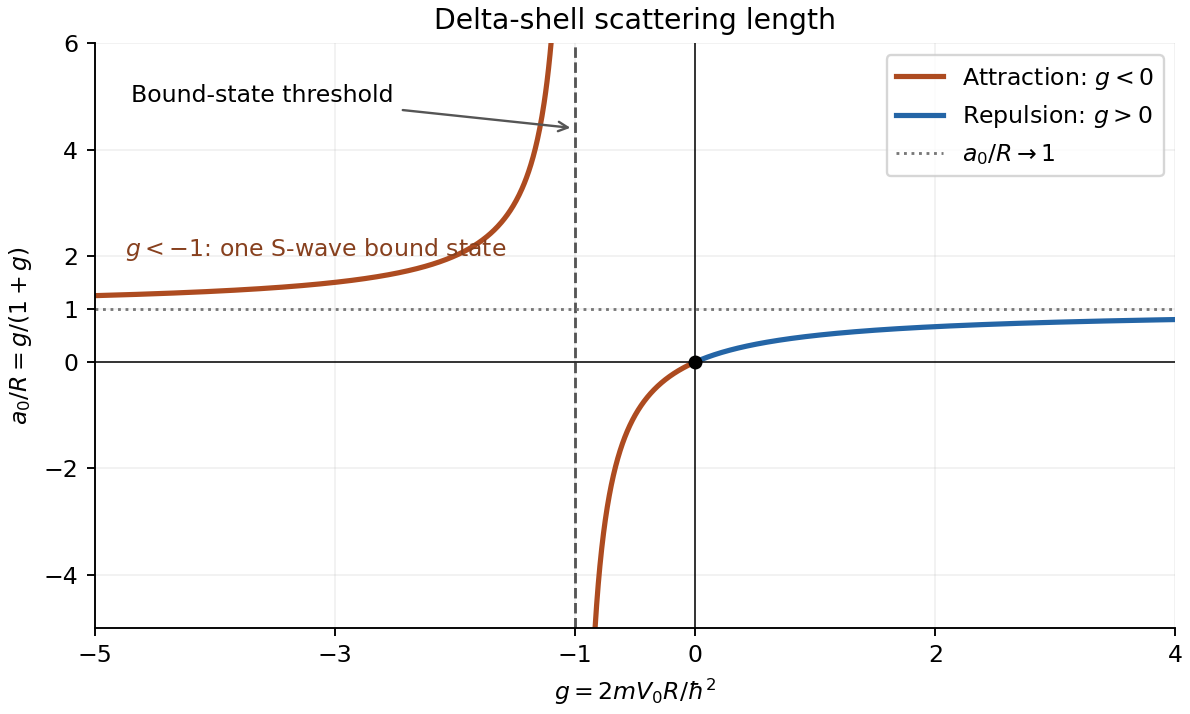

Write Python code to recreate this figure.
"""Original delta-shell scattering-length sketch; save the PNG to cwd.

Tested with Python 3.14; dependencies are listed in the root pyproject.toml.
"""
from pathlib import Path
import matplotlib
matplotlib.use('Agg')
import matplotlib.pyplot as plt
import numpy as np

fig, ax = plt.subplots(figsize=(7, 4.2), layout='constrained')
left = np.linspace(-5, -1.025, 650)
mid = np.linspace(-.975, 0, 650)
right = np.linspace(0, 4, 650)
ax.plot(left, left/(1+left), color='#ad4b20', linewidth=2.2, label='Attraction: $g<0$')
ax.plot(mid, mid/(1+mid), color='#ad4b20', linewidth=2.2)
ax.plot(right, right/(1+right), color='#2465a6', linewidth=2.2, label='Repulsion: $g>0$')
ax.axvline(-1, color='#555555', linestyle='--', linewidth=1.2)
ax.axhline(1, color='#777777', linestyle=':', linewidth=1.2, label=r'$a_0/R\to1$')
ax.axhline(0, color='black', linewidth=.65)
ax.axvline(0, color='black', linewidth=.65)
ax.scatter([0], [0], s=24, color='black', zorder=4)
ax.annotate('Bound-state threshold', xy=(-1, 4.4), xytext=(-4.7, 4.9), arrowprops={'arrowstyle':'->', 'color':'#555555'}, fontsize=10)
ax.text(-4.75, 2.0, '$g<-1$: one S-wave bound state', fontsize=10, color='#87401e')
ax.set(xlim=(-5,4), ylim=(-5,6), xticks=[-5,-3,-1,0,2,4], yticks=[-4,-2,0,1,2,4,6], xlabel=r'$g=2mV_0R/\hbar^2$', ylabel=r'$a_0/R=g/(1+g)$', title='Delta-shell scattering length')
ax.spines[['top','right']].set_visible(False)
ax.legend(loc='upper right', frameon=True)
ax.grid(alpha=.17)
fig.savefig(Path(__file__).with_suffix('.png').name, dpi=170, facecolor='white')
